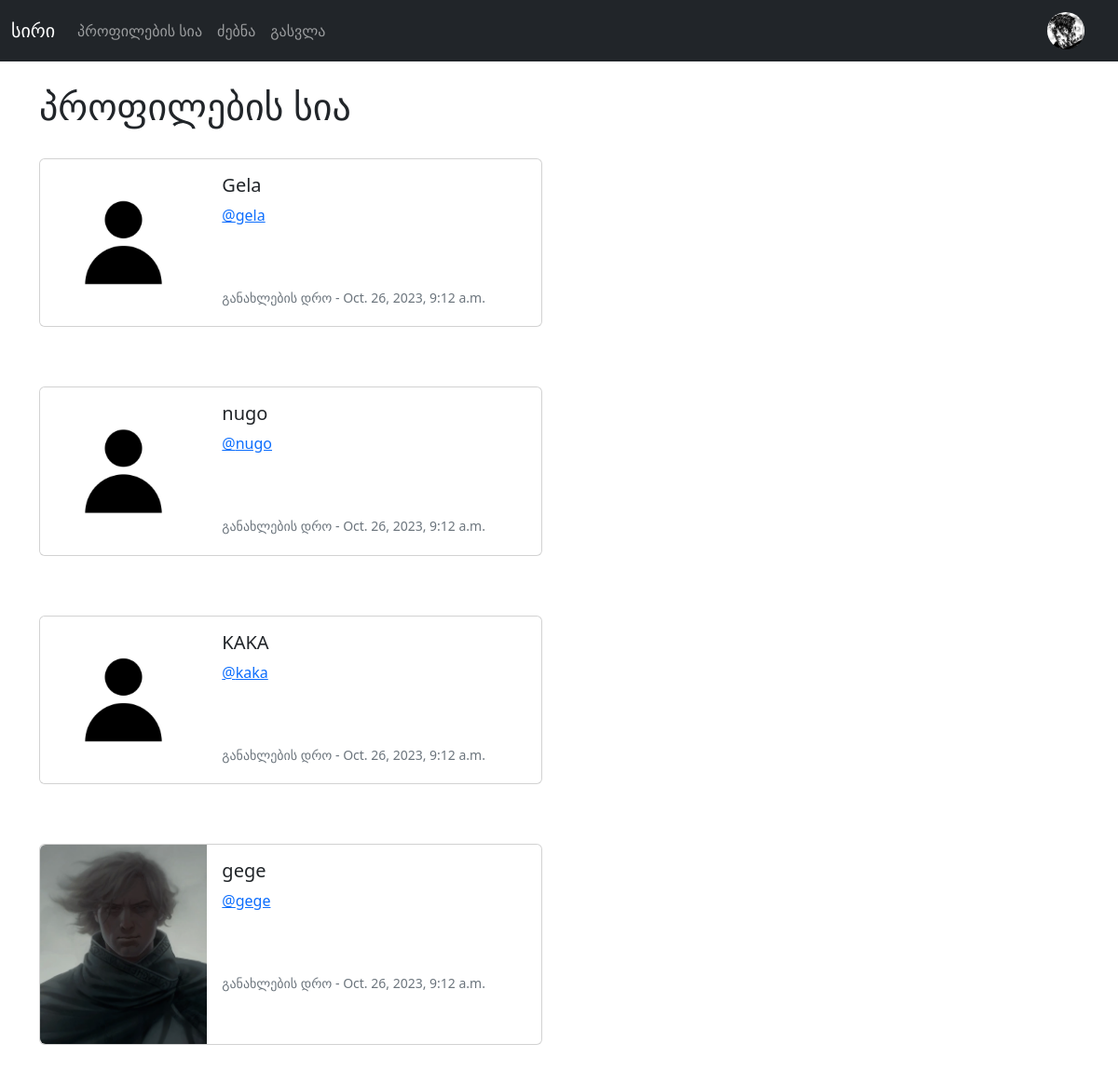
The app's page /profile_list (signed in) with its own data.
### main/models.py (models this page shows, shortened)
class Profile(models.Model):
    user = models.OneToOneField(User, on_delete=models.CASCADE)
    follows = models.ManyToManyField("self",
                                related_name="followed_by",
                                symmetrical=False,
                                blank=True)
    date_modified = models.DateTimeField(User, auto_now=True)
    profile_image = models.ImageField(null=True, blank=True, upload_to='media/')
    profile_bio = models.CharField(null=True, blank=True, max_length=500)
    facebook_link = models.CharField(null=True, blank=True, max_length=150)
    instagram_link = models.CharField(null=True, blank=True, max_length=150)
    github_link = models.CharField(null=True, blank=True, max_length=150)
    linkedin_link = models.CharField(null=True, blank=True, max_length=150)

### main/views.py (the view)
# urls.py: path('profile_list', views.profile_list, name='profile-list'),
def profile_list(request):
    if request.user.is_authenticated:
        profiles = Profile.objects.exclude(user=request.user)
        return render(request, 'profile_list.html', {"profiles":profiles})
    else:
        messages.success(request, ("თქვენ არ გაქვთ ამ გვერდზე წვდომა"))
        return redirect('home')

### main/templates/profile_list.html (shortened to what this page needs)
{% extends 'base.html' %}
{% load static %}
{% block content %}
    <h1>პროფილების სია</h1>
{% if profiles %}
    {% for profile in profiles %}
    <div class="card mb-3" style="max-width: 540px;">
        <div class="row g-0">
          <div class="col-md-4">
            {% if profile.profile_image %}
              <img src="{{ profile.profile_image.url }}" width="200" height="200" class="img-fluid rounded-start" alt="{{ profile.user.username }}">
            {% else %}
              <img src="{% static 'images/default_profile_pic.jpg' %}" class="img-fluid rounded-start" alt="Profile Image">
            {% endif%}
          </div>
          <div class="col-md-8">
            <div class="card-body">
              <h5 class="card-title">{{ profile.user.username }}</h5>
              <p class="card-text"> <a href="{% url 'profile' profile.user.id%}">@{{ profile.user.username|lower }}</a></p>
              <br/><br/>
              <p class="card-text"><small class="text-muted">განახლების დრო - {{ profile.date_modified }}</small></p>
            </div>
          </div>
        </div>
      </div>
      <br/>
      <br/>
    {% endfor %}
{% endif %}
{% endblock %}

### main/templates/navbar.html (shortened to what this page needs)
{% load static %}
<nav class="navbar navbar-expand-lg navbar-dark bg-dark">
  <div class="container-fluid">
    <a class="navbar-brand" href="{% url 'home' %}">სირი</a>
    <div class="collapse navbar-collapse" id="navbarSupportedContent">
      <ul class="navbar-nav me-auto mb-2 mb-lg-0">
        <li class="nav-item">
          <a class="nav-link"
          href="{% url 'profile-list' %}">პროფილების სია</a>
        </li>
        {% if user.is_authenticated %}
        <li class="nav-item">
          <a class="nav-link"
          href="{% url 'search' %}">ძებნა</a>
        </li>
        <li class="nav-item">
          <a class="nav-link"
          href="{% url 'logout' %}">გასვლა</a>
        </li>
        {% endif %}
      </ul>
      {% if user.is_authenticated %}
        <ul class="navbar-nav ml-auto">
          <li class="nav-link navbar-brand">
            <a href="{% url 'profile' request.user.id %}">
{% if user.profile.profile_image %}
<img src="{{ user.profile.profile_image.url }}" class="rounded-circle" width="40">
{% else %}
    <img src="{% static 'images/default_profile_pic.png' %}" class="img-fluid rounded-circle" alt="Profile Image" width=30>
{% endif %}
            </a>
          </li>
        </ul>
      {% endif %}
    </div>
  </div>
</nav>

### records on screen
Profile: user.username "Gela", user.username "gela", date_modified "Oct. 26, 2023, 9:12 a.m."
Profile: user.username "nugo", date_modified "Oct. 26, 2023, 9:12 a.m."
Profile: user.username "KAKA", user.username "kaka", date_modified "Oct. 26, 2023, 9:12 a.m."
Profile: profile_image (picture), user.username "gege", date_modified "Oct. 26, 2023, 9:12 a.m."
